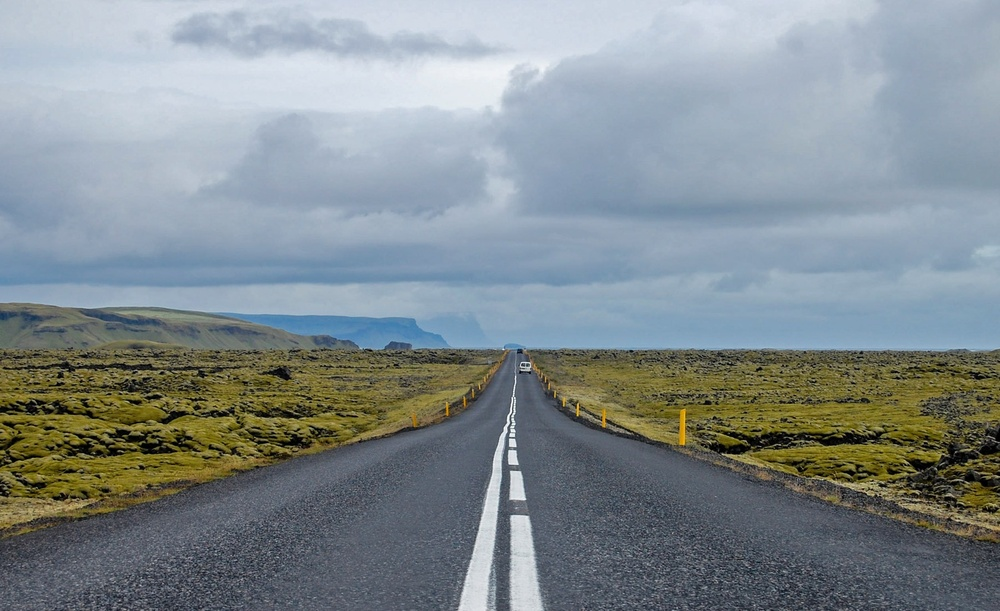
#> input picture 2_image_processing/road.jpg, 1000 x 611 px, shrunk from 1800 x 1100 before the run
$ python 4_roi.py
#> lines starting #> are read from the running program, lines starting #| are printed output that depends on the picture; after the words box and inside, x2 and y2 are one past the last pixel; in counts of white or black regions, pixels touching at a corner belong together
import cv2
import numpy as np

# 이미지 로드 및 전처리
image = cv2.imread("road.jpg")
#> image is the input picture: shape (611, 1000, 3); mean B, G, R 143.6, 139.7, 129.9
gray = cv2.cvtColor(image, cv2.COLOR_BGR2GRAY)
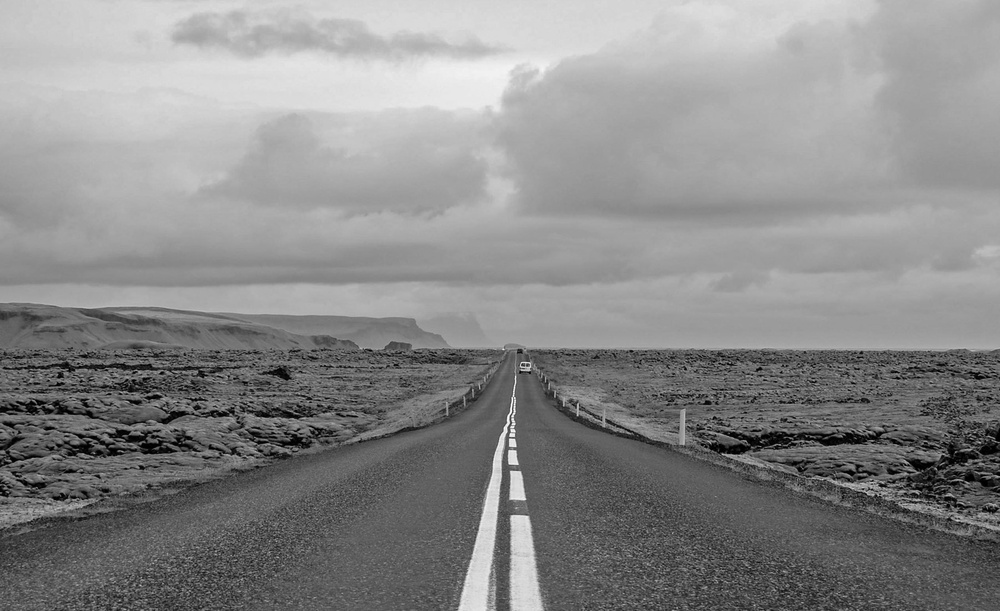
#> gray: shape (611, 1000); min 0, max 254, mean 137.2
blur = cv2.GaussianBlur(gray, (5, 5), 0)
edges = cv2.Canny(blur, 50, 150)
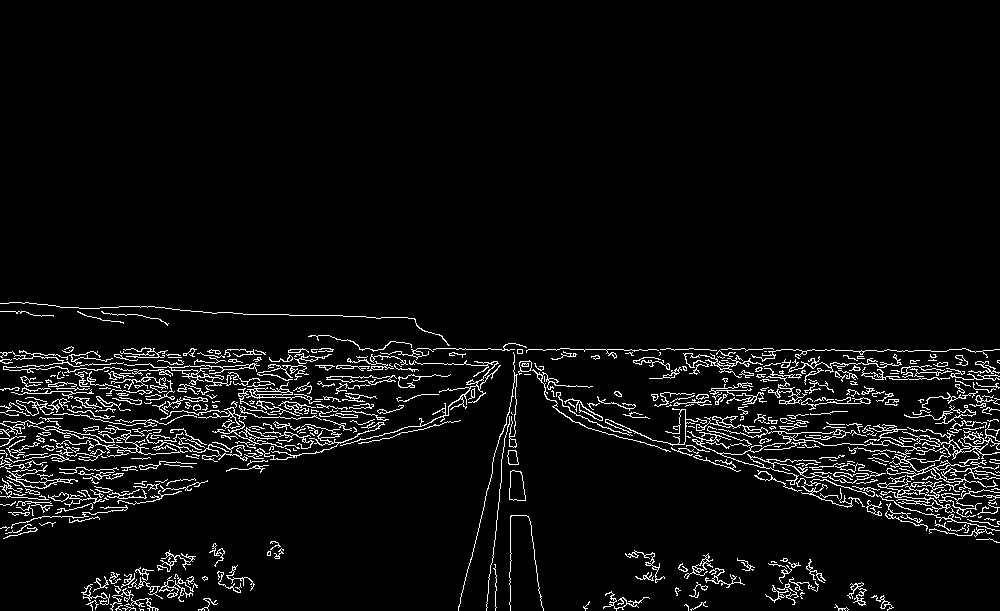
#> edges: shape (611, 1000); 5% white in thin lines or dots, all inside (x1, y1, x2, y2) = (0, 302, 1000, 611)

# Hough Transform을 활용한 직선 검출
lines = cv2.HoughLinesP(edges, 1, np.pi/180, 50, minLineLength=100, maxLineGap=50)
#> lines = 305 rows, first 6: [64, 349, 834, 349], [27, 372, 401, 366], [1, 461, 864, 386], [665, 450, 997, 485], [3, 430, 406, 401], [2, 460, 827, 387]

# 검출된 선을 원본 이미지에 표시
for line in lines:
    x1, y1, x2, y2 = line[0]
    cv2.line(image, (x1, y1), (x2, y2), (0, 255, 0), 3)
#> this loop made 305 passes
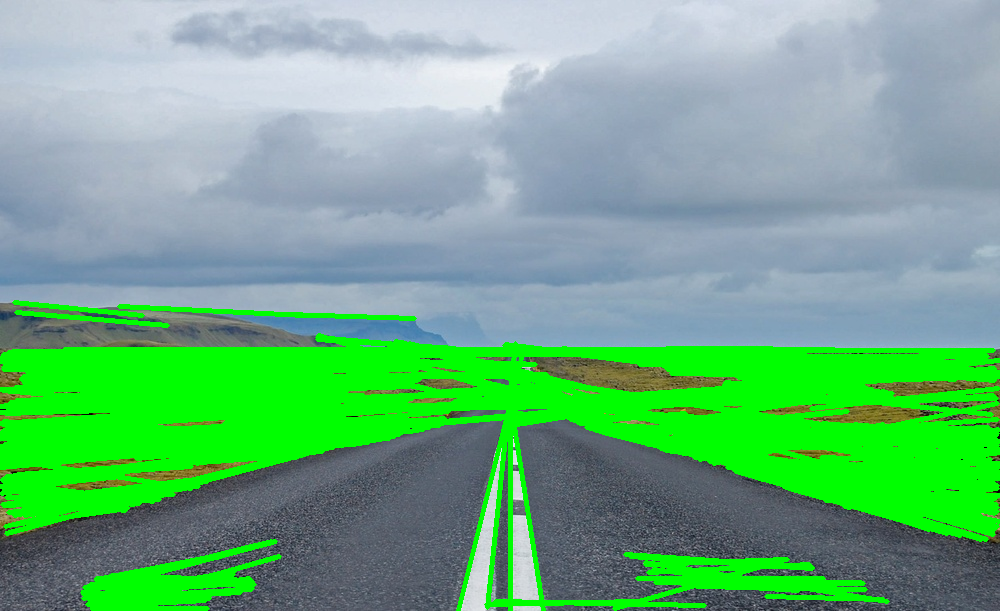
#> image: shape (611, 1000, 3); mean B, G, R 129.4, 176.3, 108.8

def region_of_interest(img):
    height, width = img.shape[:2]
#> height = 611; width = 1000
    mask = np.zeros_like(img)

    # 관심 영역 설정 (삼각형 형태)
    polygon = np.array([[
        (0, height),
        (width, height),
        (width // 2, height // 2)
    ]], np.int32)
#> polygon = [[0, 611], [1000, 611], [500, 305]]

    cv2.fillPoly(mask, polygon, 255)
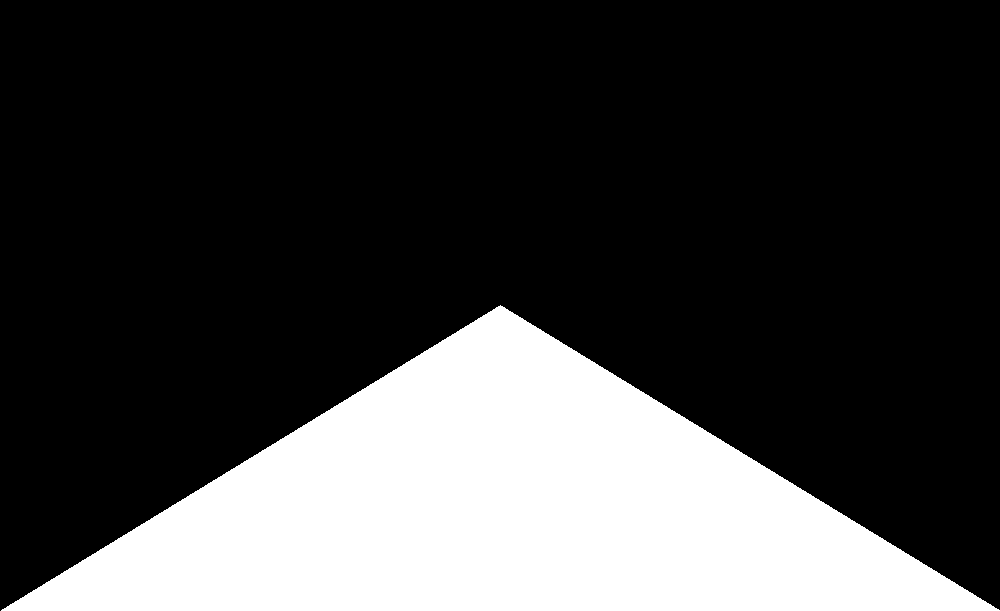
#> mask: shape (611, 1000); 25.1% white; 1 white region, box (x1, y1, x2, y2) and area: (1, 305, 1000, 611) 153194
    roi = cv2.bitwise_and(img, mask)
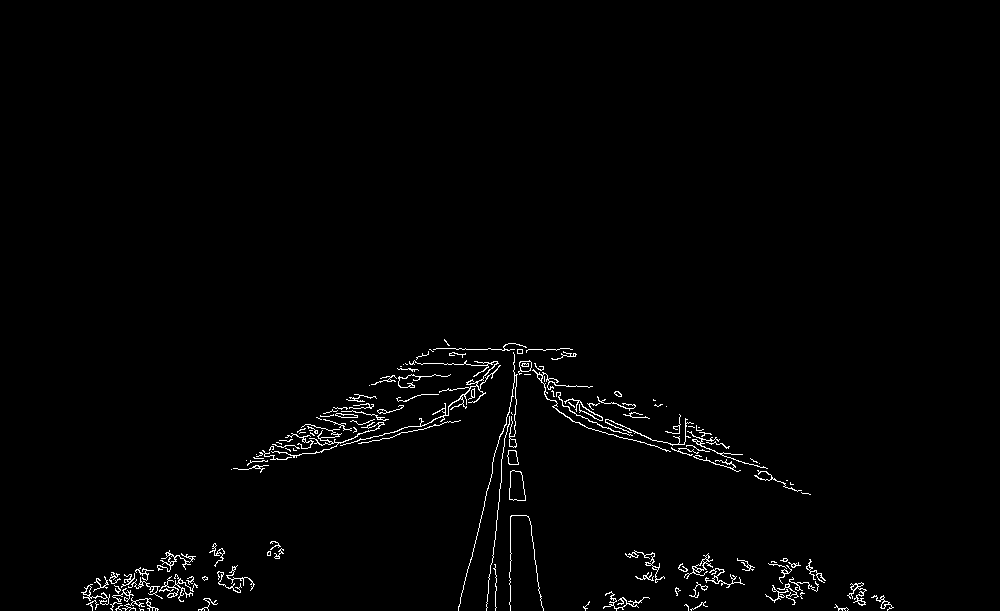
#> roi: shape (611, 1000); 1.3% white in thin lines or dots, all inside (x1, y1, x2, y2) = (81, 339, 894, 611)
    return roi

roi_image = region_of_interest(edges)
cv2.imshow("ROI", roi_image)
cv2.waitKey(0)
cv2.destroyAllWindows()
